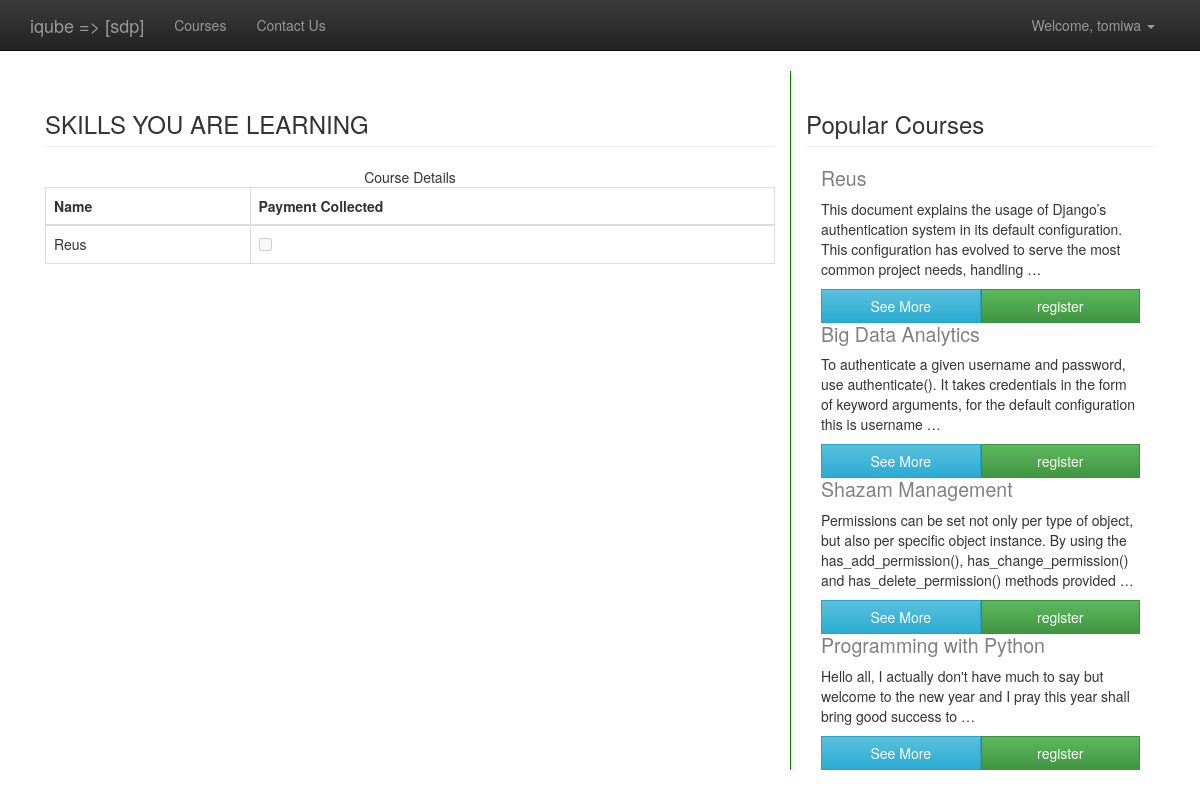
Page /students/ (signed in) on the earlier database version.
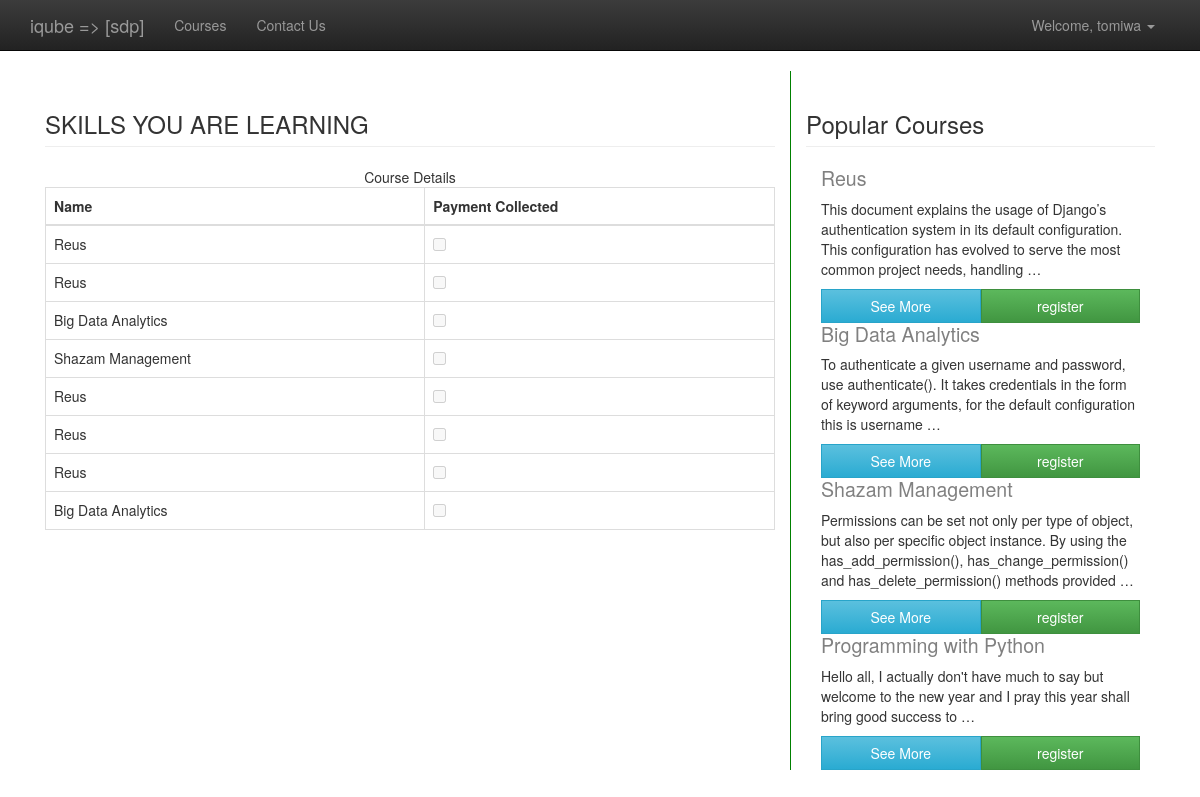
Same page on the later database version.
### students/models.py (models this page shows, shortened)
class StudentCourse(models.Model):
    student = models.ForeignKey(User)
    course = models.ForeignKey(Course)
    date_joined = models.DateField(auto_now_add=True)
    invite_reason = models.CharField(max_length=64)
    paid = models.BooleanField()
    def __unicode__(self):
        return self.course.name

### operations/models.py (models this page shows, shortened)
class Course(models.Model):
    name = models.CharField(max_length= 100)
    desc = models.TextField()
    link = models.CharField(max_length= 200)
    testimonial = models.CharField(max_length= 200)
    active = models.BooleanField()
    created_on = models.DateTimeField(auto_now_add=True)
    slug = models.SlugField(unique=True)
    class Meta:
        verbose_name_plural = "Courses"

### students/views.py (the view)
@login_required
def home(request):
    context = {
            'courses': Course.objects.filter(),
            'scourses': StudentCourse.objects.filter(student=request.user),
            'tasks': None,
        }
    template_path = "students/home.djhtml"
    return render(request, template_path, context)

### students/templates/students/home.djhtml (shortened to what this page needs)
{%extends 'base.djhtml'%}
{%block content%}
<div class="container">
	<div class="col-md-8">
		<h3 class="page-header">SKILLS YOU ARE LEARNING</h3>
		<table class="table table-bordered table-stripped">
			<caption>Course Details</caption>
			<thead>
				<th>Name</th>
				<th>Payment Collected</th>
			</thead>
			<tbody>
				{% for s in scourses %}
				    <tr>
				    	<td>{{s}}</td>
				    	<td><input type="checkbox" disabled="disabled" {%if s.paid%}checked{%else%}{%endif%}></td>
				    </tr>
                {% endfor %}
			</tbody>
		</table>
	</div>
	<div class="col-md-4" style="border-left: 1px solid green">
		<h3 class="page-header">Popular Courses</h3>
		{% for course in courses %}
		  <div class="col-md-12">
               <h3 style="font-size: 1.4em; color: grey;">{{course.name}}</h3>
               <p>{{course.desc|truncatewords:"25"}}</p>
               <a href="/courses/{{course.id}}" class="btn btn-info col-md-6 col-sm-6">See More</a>
               <a href="/courses/{{course.id}}/register" class="btn btn-default btn-success col-md-6 col-sm-6">register</a>
           </div>
		{% endfor %}
	</div>
</div>
{%endblock%}

Differences in the rows shown:
added StudentCourse: course.name "Reus"
added StudentCourse: course.name "Big Data Analytics"
added StudentCourse: course.name "Shazam Management"
added StudentCourse: course.name "Reus"
added StudentCourse: course.name "Reus"
added StudentCourse: course.name "Reus"
added StudentCourse: course.name "Big Data Analytics"
